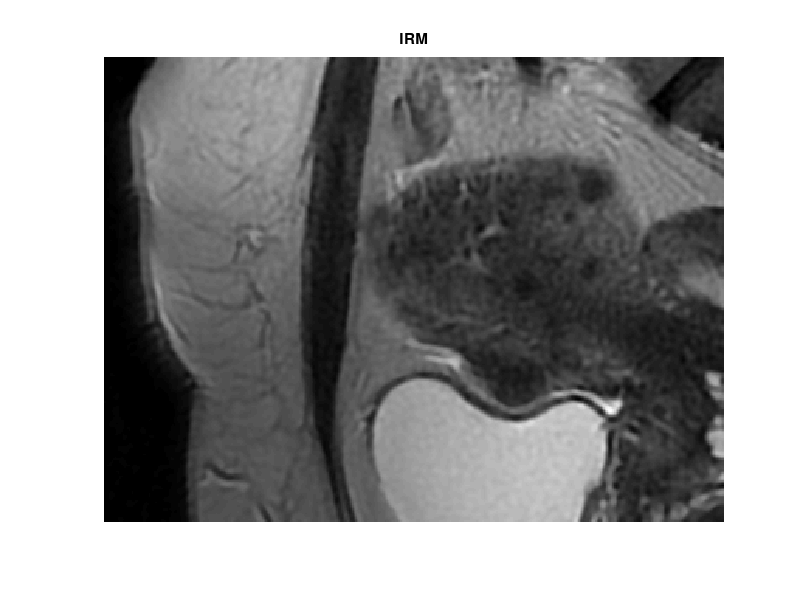
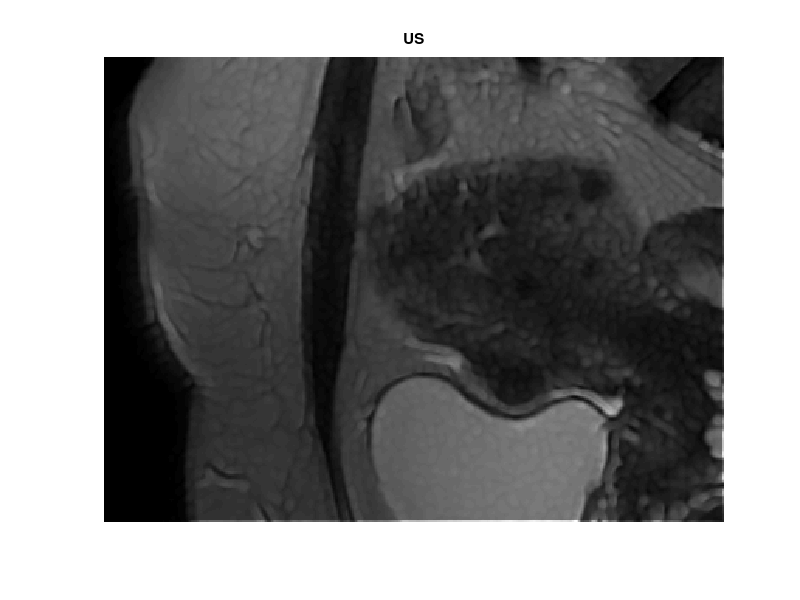
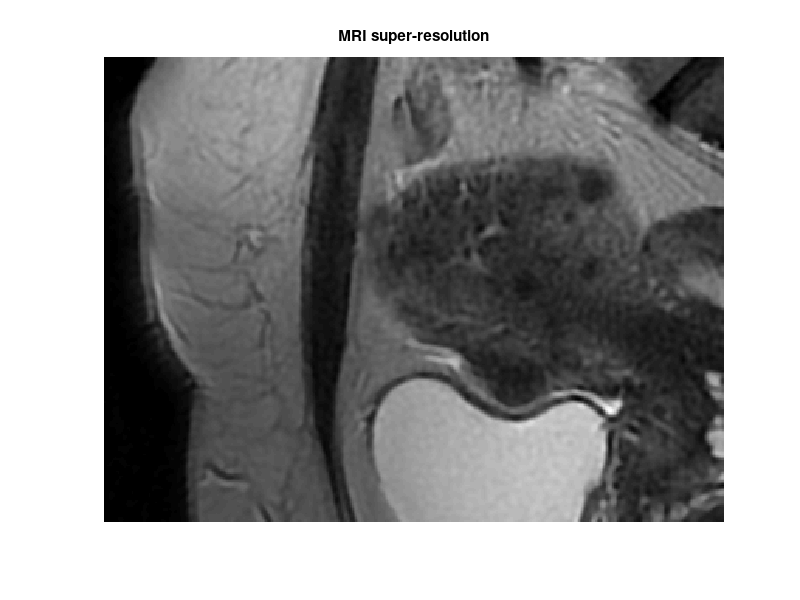

The MATLAB script that drew these images, in order: (Note: this script raises an error after producing the figures.)
%**************************************************************************
%% Fusion of magnetic resonance and ultrasound images for endometriosis detection
% Author: Oumaima El Mansouri (2019 Oct.)
% University of Toulouse, IRIT/INP-ENSEEIHT
% Email: oumaima.el-mansouri@irit.fr
%
% Copyright (2020): Oumaima El Mansouri, Fabien Vidal, Adrian~Basarab, Denis Kouamé, Jean-Yves Tourneret.
% 
% Permission to use, copy, modify, and distribute this software for
% any purpose without fee is hereby granted, provided that this entire
% notice is included in all copies of any software which is or includes
% a copy or modification of this software and in all copies of the
% supporting documentation for such software.
% This software is being provided "as is", without any express or
% implied warranty.  In particular, the authors do not make any
% representation or warranty of any kind concerning the merchantability
% of this software or its fitness for any particular purpose."
% 
% This set of MATLAB files contain an implementation of the algorithms
% described in the following paper (Without backtracking step):
% 
% [1] EL MANSOURI, Oumaima, VIDAL, Fabien, BASARAB, Adrian, et al. Fusion of magnetic resonance and ultrasound images 
% for endometriosis detection. IEEE Transactions on Image Processing, 2020, vol. 29, p. 5324-5335.
%**************************************************************************
close all
clear
clc

% Path
addpath ./images ;
addpath ./utils ;


%% DATA 2
% Ground truth
%load('images/Data2/IRM_GT.mat') ;           % MRI image
%load('images/Data2/US_GT.mat') ;            % US image
%irm = irm1_gt ;
%us = us1_gt ;

% Observed
%load('images/Data2/IRM_observed.mat') ;    % MRI image
%load('images/Data2/US_observed.mat') ;     % US image
%irm = irm1 ;
%us = us1 ;

%% DATA 3
% Ground truth
load('images/Data3/IRM_GT.mat') ;          % MRI image
load('images/Data3/US_GT.mat') ;           % US image
irm = irm_gt ;
us = us_gt ;

% Observed
%load('Data3/IRM_observed.mat') ;           % MRI image
%load('Data3/US_observed.mat') ;            % US image
%irm = irm ;
%us = us ;

%% Affichage des observations
figure ; imshow(irm, []) ; title('IRM') ;
figure ; imshow(us, []) ; title('US') ;

%% Image normalization
ym = double(irm)./double(max(irm(:))) ;
yu = double(us)./double(max(us(:))) ;

%% Estimation des coefficients du polynôme
[n1, n2] = size(ym) ;
Jx = conv2(ym, [-1 1], 'same') ;
Jy = conv2(ym, [-1; 1], 'same') ;
gradY = sqrt(Jx.^2 + Jy.^2);

yi = reshape(ym, n1*n2, 1) ;
yu_vec = reshape(yu, n1*n2, 1) ;
dyi = reshape(gradY, n1*n2, 1) ;

A = [ones(n1 * n2, 1), yi, yi.^2, yi.^3, yi.^4, ...
     dyi, dyi .* yi, dyi .* yi.^2, dyi .* yi.^3, ...
     dyi.^2, dyi.^2 .* yi, dyi.^2 .* yi.^2, ...
     dyi.^3, dyi.^3 .* yi, dyi.^4] ;

cest = pinv(A) * yu_vec ;
c = abs(cest) ;

%% Initialization of PALM
d = 1 ; %MRI and US have the same size (Data 2 and 2 only)
xm0 = imresize(ym, d, 'bicubic') ; %MRI bicubic interpolation
figure ; imshow(xm0, []) ; title('MRI super-resolution') ; 

%US denoising
net = denoisingNetwork('DnCNN') ;
xu0 = denoiseImage(yu, net) ;
figure ; imshow(xu0, []) ; title('US denoising') ; 
%save('debruitage_matlab.mat', 'xu0') ;

%% Regularization parameters
% Tune these parameters for PALM convergence
tau1 = 1e-12 ;
tau2 = 1e-15 ;
tau3 = 2e-4 ;
tau4 = 1e-4 ;

size(ym)
size(xu0)

%% Fusion of MRI and US images
[x2] = FusionPALM(ym, xu0, c, tau1, tau2, tau3, tau4, d, true) ;
